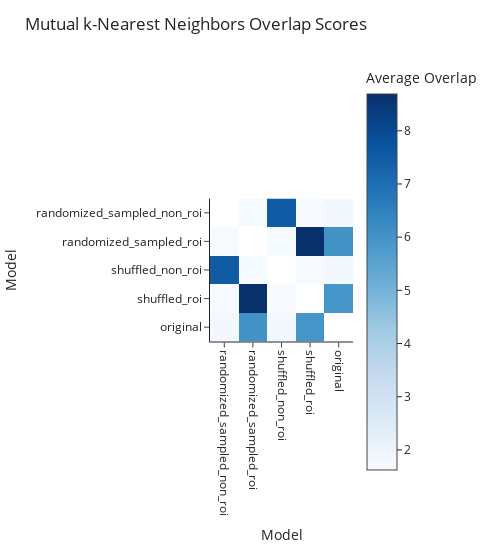

The code cell stored with this chart in its notebook:
### Code cell
model_features = {k.replace("negative_control_", ""): v.filter(like="pred").values for k,v in data.items()}
model_neighbors = compute_knn_indices(model_features, num_neighbors=10, metric="cosine")
overlap_matrix, model_list = compute_overlap_matrix(model_neighbors)
fig = plot_overlap_matrix(overlap_matrix, model_list, width=500, tickangle=90)
fig.show()

### Figure 1 — Plotly figure (JSON) as saved in the notebook; plotly's stock layout.template omitted (floating-point values rounded to 4 significant figures)
{"data": [{"coloraxis": "coloraxis", "hovertemplate": "Model: %{x}<br>Model: %{y}<br>Average Overlap: %{z}<extra></extra>", "name": "0", "type": "heatmap", "x": ["randomized_sampled_non_roi", "randomized_sampled_roi", "shuffled_non_roi", "shuffled_roi", "original"], "xaxis": "x", "y": ["randomized_sampled_non_roi", "randomized_sampled_roi", "shuffled_non_roi", "shuffled_roi", "original"], "yaxis": "y", "z": [[null, 1.698, 7.534, 1.625, 1.762], [1.698, null, 1.679, 8.691, 6.026], [7.534, 1.679, null, 1.622, 1.772], [1.625, 8.691, 1.622, null, 5.945], [1.762, 6.026, 1.772, 5.945, null]]}], "layout": {"coloraxis": {"colorbar": {"title": {"text": "Average Overlap"}}, "colorscale": [[0, "rgb(247,251,255)"], [0.125, "rgb(222,235,247)"], [0.25, "rgb(198,219,239)"], [0.375, "rgb(158,202,225)"], [0.5, "rgb(107,174,214)"], [0.625, "rgb(66,146,198)"], [0.75, "rgb(33,113,181)"], [0.875, "rgb(8,81,156)"], [1, "rgb(8,48,107)"]]}, "margin": {"t": 60}, "title": {"text": "Mutual k-Nearest Neighbors Overlap Scores"}, "width": 500, "xaxis": {"anchor": "y", "constrain": "domain", "domain": [0, 1], "scaleanchor": "y", "tickangle": 90, "title": {"text": "Model"}}, "yaxis": {"anchor": "x", "autorange": "reversed", "constrain": "domain", "domain": [0, 1], "title": {"text": "Model"}}}}
